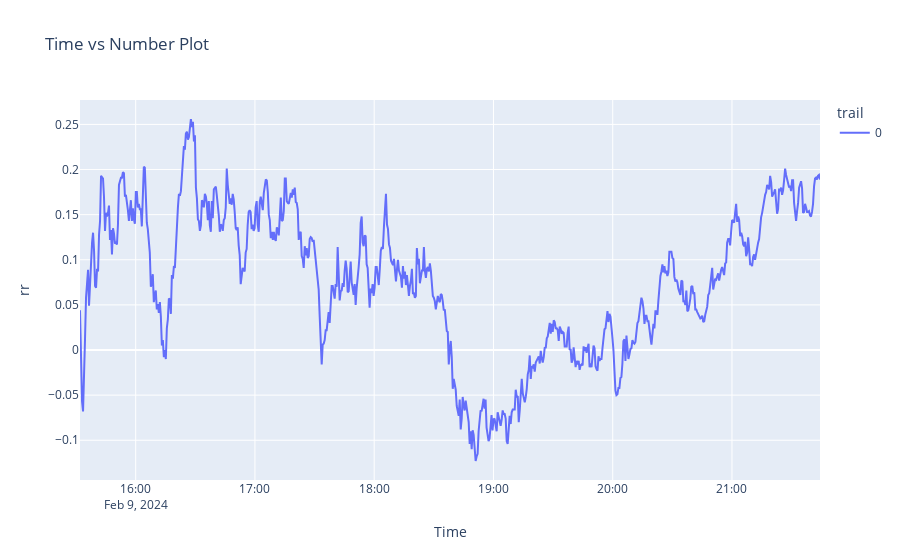

This figure's notebook cell:
### Code cell
# Create the plot
fig = px.line(df, x='Time', y='rr', color='trail', title='Time vs Number Plot')

# Show the plot
fig.show()

### Figure 1 — Plotly figure (JSON) as saved in the notebook; plotly's stock layout.template omitted (floating-point values rounded to 4 significant figures; data arrays with more than 128 entries replaced by an {"elided": "..."} marker saying what was removed)
{"data": [{"hovertemplate": "trail=0<br>Time=%{x}<br>rr=%{y}<extra></extra>", "legendgroup": "0", "line": {"color": "#636efa", "dash": "solid"}, "marker": {"symbol": "circle"}, "mode": "lines", "name": "0", "orientation": "v", "showlegend": true, "type": "scatter", "x": {"elided": "742 str values"}, "xaxis": "x", "y": {"elided": "742 float values"}, "yaxis": "y"}], "layout": {"legend": {"title": {"text": "trail"}, "tracegroupgap": 0}, "title": {"text": "Time vs Number Plot"}, "xaxis": {"anchor": "y", "domain": [0, 1], "title": {"text": "Time"}}, "yaxis": {"anchor": "x", "domain": [0, 1], "title": {"text": "rr"}}}}
